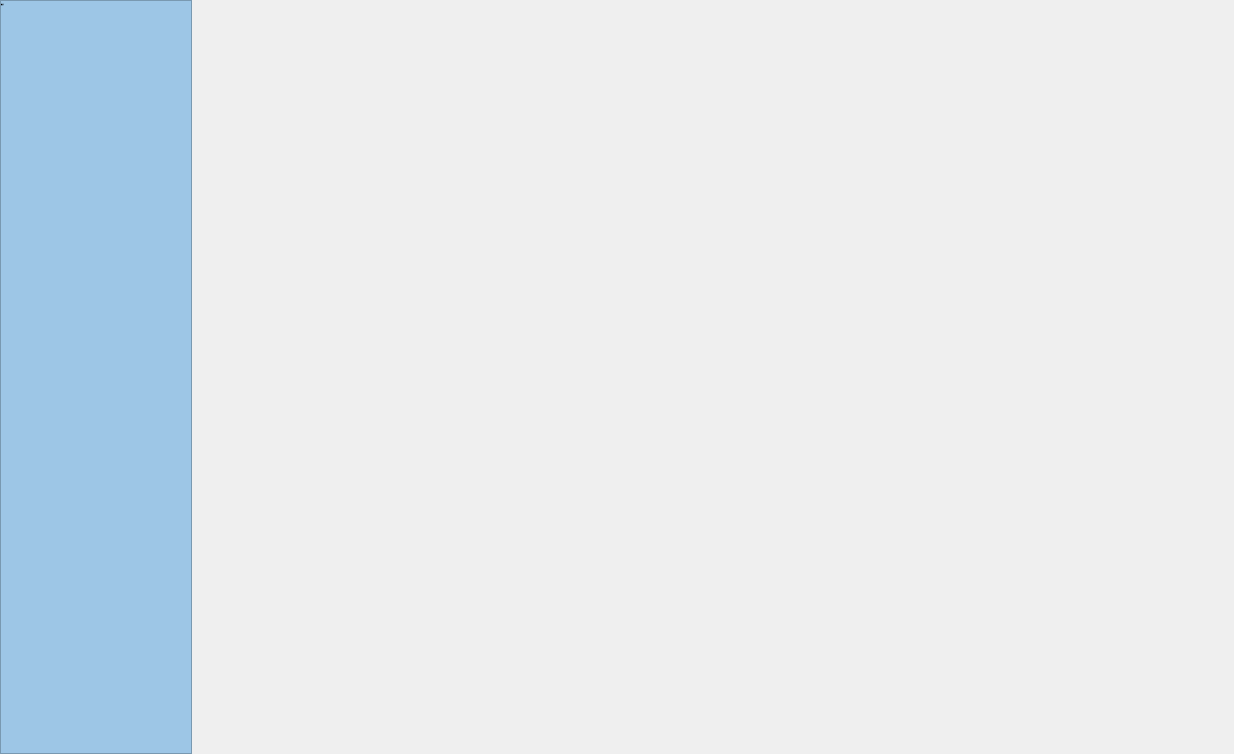
<?xml version="1.0" encoding="UTF-8"?>
<ui version="4.0">
 <class>ComponentsDB</class>
 <widget class="QWidget" name="ComponentsDB">
  <property name="geometry">
   <rect>
    <x>0</x>
    <y>0</y>
    <width>1234</width>
    <height>754</height>
   </rect>
  </property>
  <property name="windowTitle">
   <string>Form</string>
  </property>
  <layout class="QHBoxLayout" name="horizontalLayout">
   <property name="leftMargin">
    <number>0</number>
   </property>
   <property name="topMargin">
    <number>0</number>
   </property>
   <property name="rightMargin">
    <number>0</number>
   </property>
   <property name="bottomMargin">
    <number>0</number>
   </property>
   <item>
    <widget class="QTreeWidget" name="treeWidget">
     <property name="minimumSize">
      <size>
       <width>192</width>
       <height>0</height>
      </size>
     </property>
     <property name="maximumSize">
      <size>
       <width>192</width>
       <height>16777215</height>
      </size>
     </property>
     <property name="font">
      <font>
       <family>黑体</family>
       <pointsize>-1</pointsize>
       <italic>false</italic>
       <bold>false</bold>
      </font>
     </property>
     <property name="focusPolicy">
      <enum>Qt::NoFocus</enum>
     </property>
     <property name="styleSheet">
      <string notr="true">QTreeWidget
{
    background-color: #9DC6E6;
    font: 14px &quot;黑体&quot;;
}

QHeaderView::section {
    background-color: #9DC6E6; /* 设置背景颜色 */
    color: black; /* 设置文字颜色 */
    border: none;
    font: 14px &quot;黑体&quot;;
}</string>
     </property>
     <property name="headerHidden">
      <bool>false</bool>
     </property>
     <column>
      <property name="text">
       <string>数据库</string>
      </property>
     </column>
    </widget>
   </item>
   <item>
    <widget class="QStackedWidget" name="stackedWidget">
     <widget class="QWidget" name="page_fan"/>
     <widget class="QWidget" name="page_fanCoil"/>
     <widget class="QWidget" name="page_air_noi_single_fan"/>
     <widget class="QWidget" name="page_air_noi_double_fan"/>
     <widget class="QWidget" name="page_VAV_terminal"/>
     <widget class="QWidget" name="page_circular_damper"/>
     <widget class="QWidget" name="page_rect_damper"/>
     <widget class="QWidget" name="page_air_diff"/>
     <widget class="QWidget" name="page_pump_send"/>
     <widget class="QWidget" name="page_staticBox_grille"/>
     <widget class="QWidget" name="page_disp_vent_terminal"/>
     <widget class="QWidget" name="page_other_send_terminal"/>
     <widget class="QWidget" name="page_static_box"/>
     <widget class="QWidget" name="page_duct_with_multi_ranc"/>
     <widget class="QWidget" name="page_tee"/>
     <widget class="QWidget" name="page_pipe"/>
     <widget class="QWidget" name="page_elbow"/>
     <widget class="QWidget" name="page_reducer"/>
     <widget class="QWidget" name="page_silencer"/>
    </widget>
   </item>
  </layout>
 </widget>
 <resources/>
 <connections/>
</ui>
